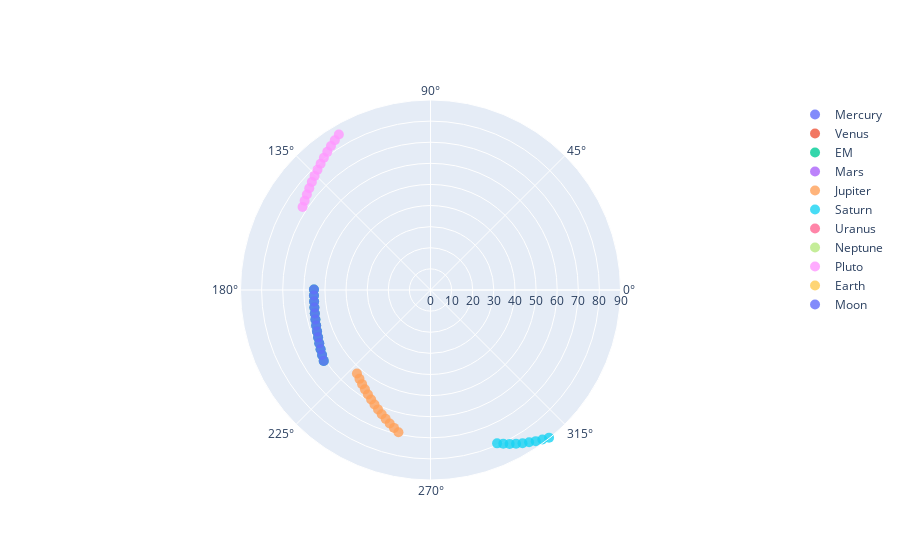

The code cell stored with this chart in its notebook:
### Code cell
reload(ol)
    
# Warsow, movement of planets in 2 hours on the sky
tr = pd.date_range('2004-04-04 23:00','2004-04-05 1:00', freq='10T')
ol.show_sky_view(system, 52.23196, 21.00672, tr)
